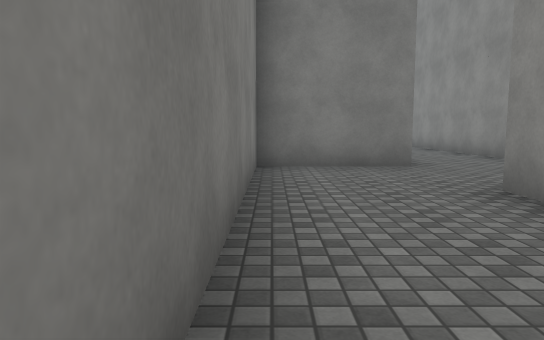
View 1 (above)

24 first-person views from a walk through a Unity game level. The camera is 1.2 m above the floor, tilts 6° down and sees 70° across. The floor is counted in squares, 2 m on a side. Each view is taken from the middle of a square. On the plan, view 1 faces up. The plan holds only what a view shows up to about 11 squares ahead; the rest is blank. The player character is not drawn. Surface patterns are stand-ins for the level's own textures.

View 2
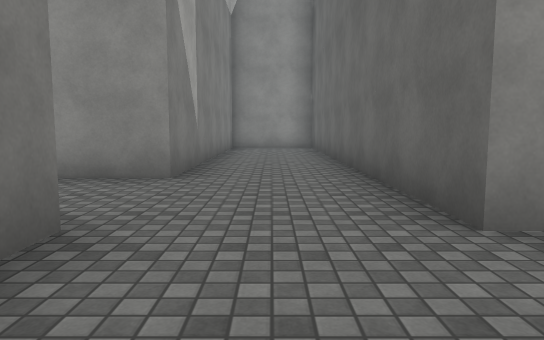

View 3
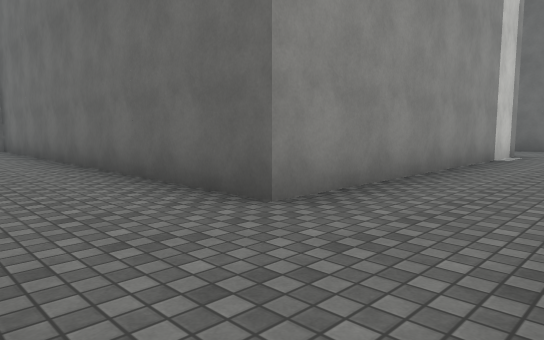

View 4
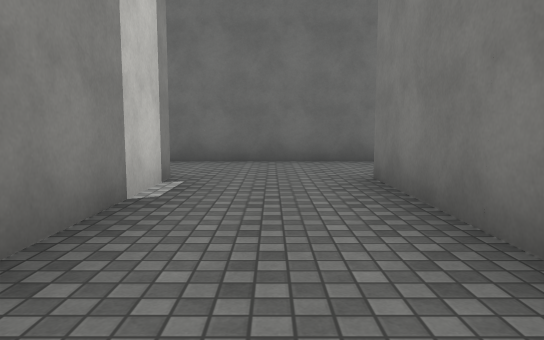

View 5
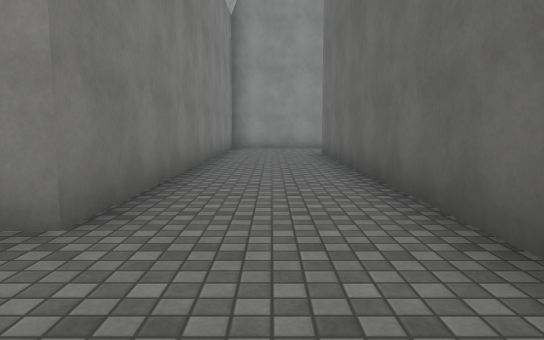

View 6
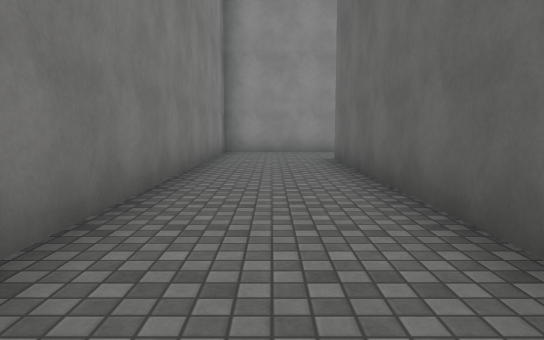

View 7
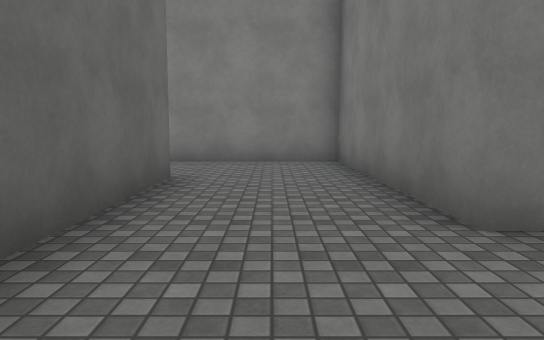

View 8
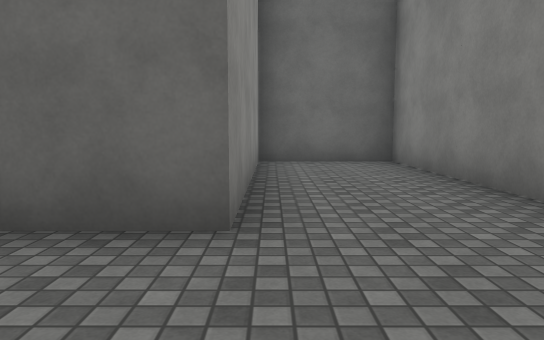

View 9
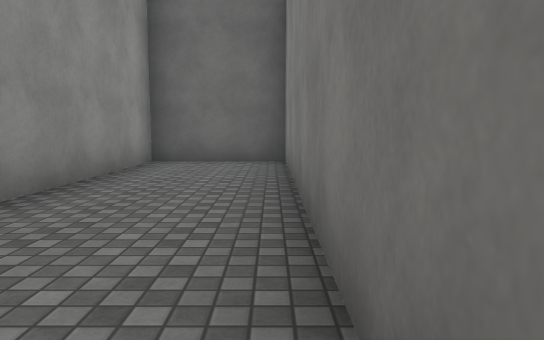

View 10
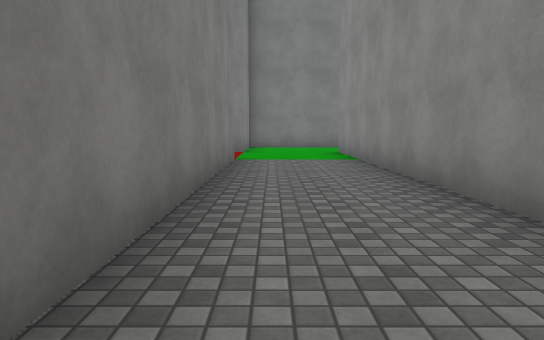

View 11
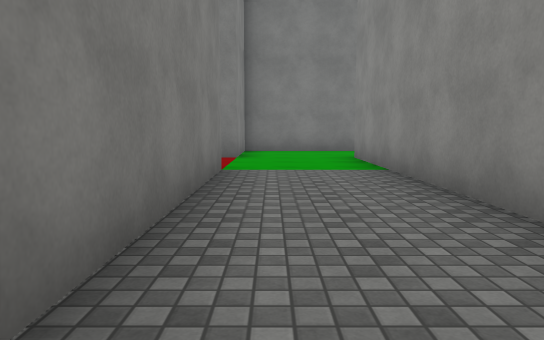

View 12
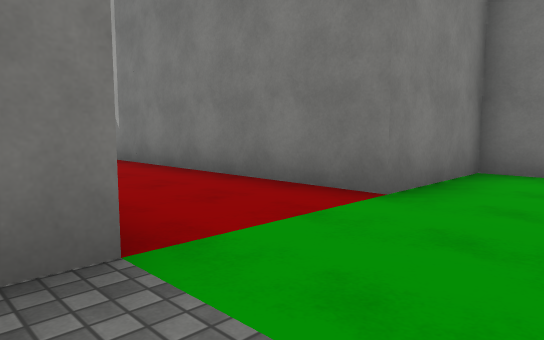

View 13
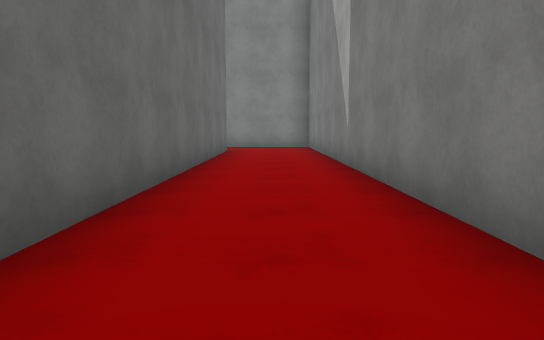

View 14
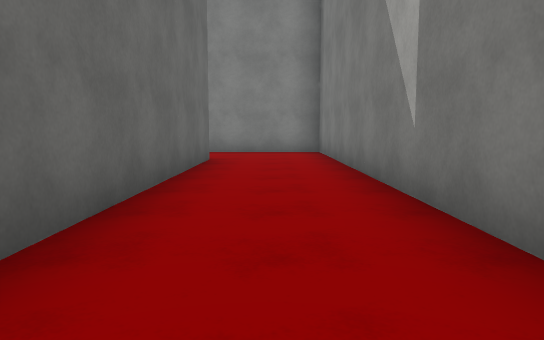

View 15
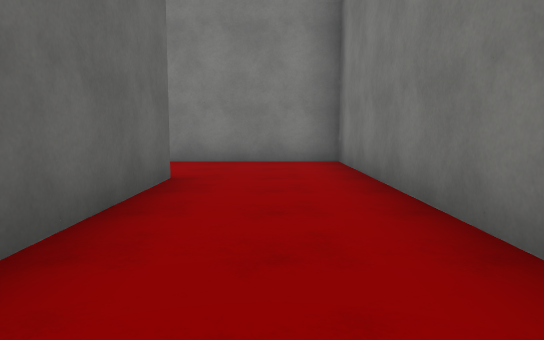

View 16
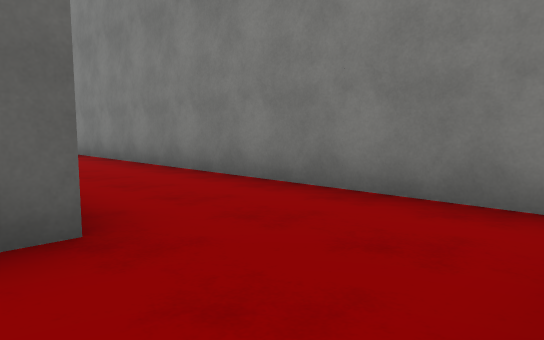

View 17
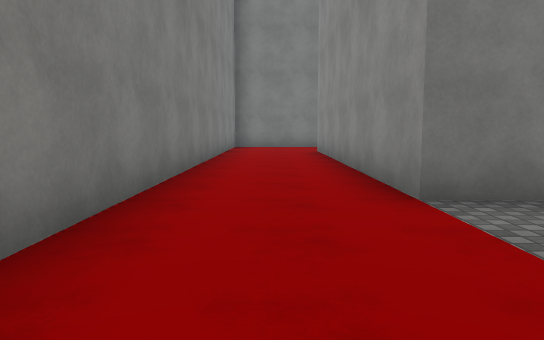

View 18
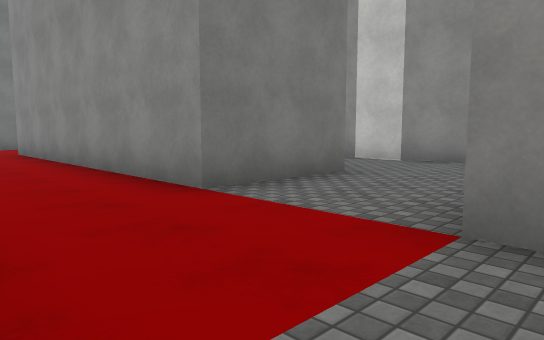

View 19
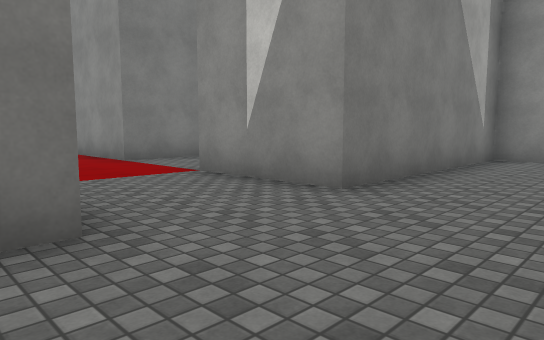

View 20
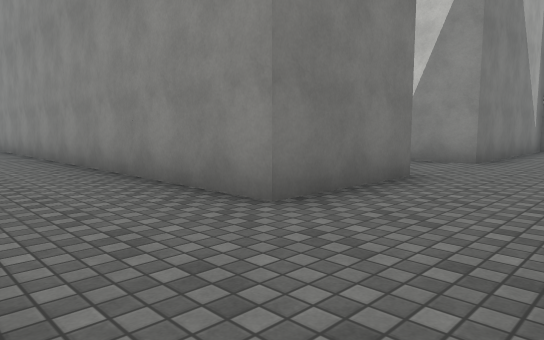

View 21
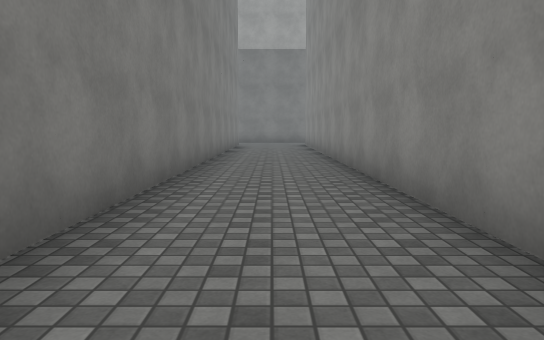

View 22
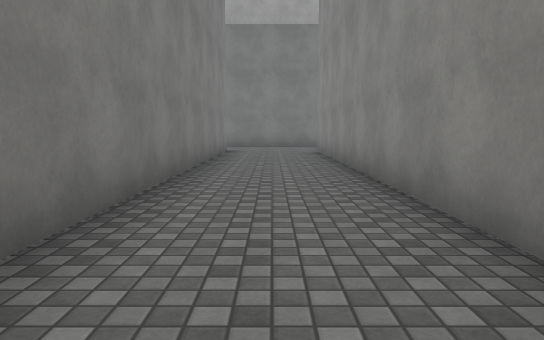

View 23
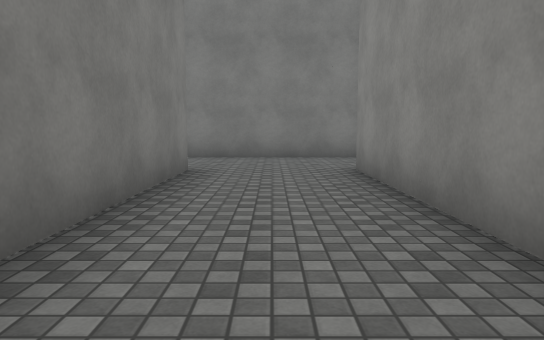

View 24
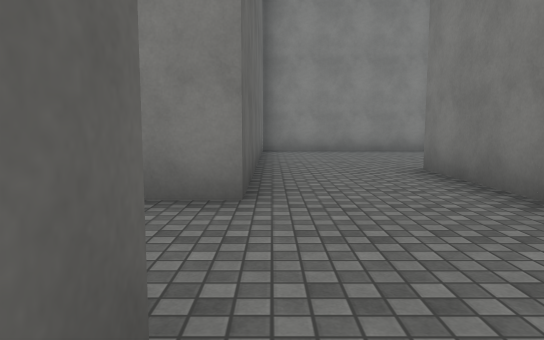

### Floor plan
Points are (right, up) in squares from view 1. A wall is a line through its corners. A room is listed if a view was taken in it or the views show most of it. See-through windows are left out.
Room 1 (views 1, 2, 3, 4, 5, 6, 7, 8, 9, 10)
walls: (12.2, -6.8) (12.2, -3.8) (2.2, -3.8) (2.2, 3.7) (12.2, 3.7); (2.4, 6.2) (-0.2, 6.2) (-0.2, -3.8) (-5.3, -3.8) (-5.3, -11.2) (-2.8, -11.2) (-2.8, -6.3) (9.8, -6.3); (11, 6.2) (4.8, 6.2)
ways out: opening at (3.5, 6) to room 2
Room 2 (views 11, 12, 13, 14, 15, 16, 17, 18, 19, 20, 21, 22, 23, 24)
walls: (-5.1, 6.2) (-7.7, 6.2) (-7.7, 13.8) (1.2, 13.8); (-2.8, 5.4) (-2.8, 8); (-10.1, 1.2) (-12.7, 1.2) (-12.7, 18.8) (-12.2, 18.8); (-2.8, 0.4) (-2.8, 1.2) (-7.7, 1.2) (-7.7, 3.8); (2.3, 13.9) (2.3, 7); (-12.1, 21.3) (-17.8, 21.3); (4.8, 6.2) (4.8, 16.2); (5.4, 18.8) (2.3, 18.8) (2.3, 16.3) (-10.3, 16.3) (-10.3, 4.8); (-22, 18.8) (-15.2, 18.8) (-15.2, 5.8); (-22.7, 23.2) (-22.7, 18.8)
ways out: opening at (3.5, 6) to room 1

Positions as (right, up) in squares from view 1, and headings:
1: (0, 0), facing up
2: (0, 5), facing right
3: (0, 6), facing down-right
4: (1, 1), facing down
5: (0, -5), facing right
6: (2, -5), facing right
7: (2, -5), facing left
8: (-3, -4), facing down
9: (-5, -4), facing down
10: (3, 6), facing up
11: (3, 8), facing up
12: (4, 13), facing up-left
13: (3, 15), facing left
14: (0, 15), facing left
15: (-3, 15), facing left
16: (-7, 16), facing down-left
17: (-9, 3), facing up
18: (-10, 3), facing up-right
19: (-11, -1), facing up-right
20: (-15, -1), facing up-right
21: (-14, 4), facing up
22: (-14, 8), facing up
23: (-14, 13), facing up
24: (-12, 19), facing left
